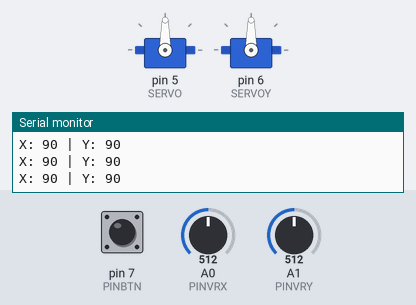
Simulated run of this sketch. Board: Arduino Uno, built with avr-gcc and run on an emulated ATmega328P. Shown: 2 × servo, the last lines printed to the serial monitor. The test bench sets the inputs (shaded band); at power-on: A0 (PINVRX) = 512, A1 (PINVRY) = 512, pin 7 (PINBTN) HIGH.

Above: at 1.2 s.
1.3 s: A0 (PINVRX) set to 553
At 1.9 s:
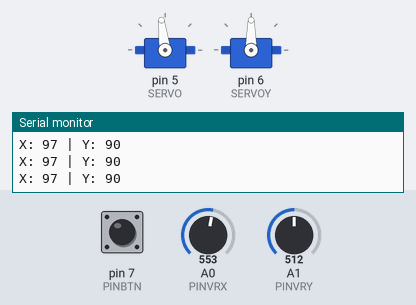
4.3 s: A0 (PINVRX) set to 585
At 5.3 s:
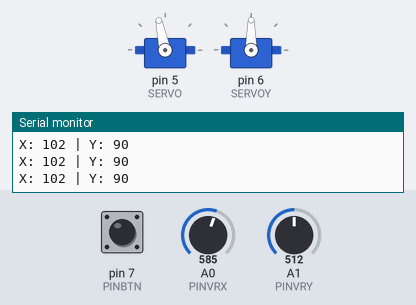
5.8 s: A1 (PINVRY) set to 557
At 6.3 s:
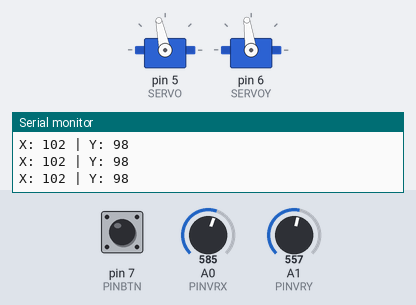
7.3 s: A1 (PINVRY) set to 579
At 8.5 s:
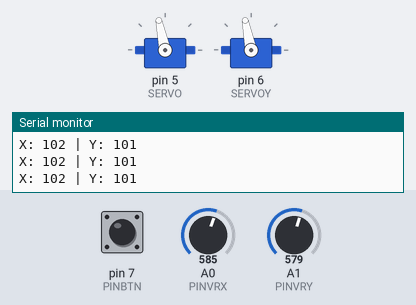
8.8 s: A0 (PINVRX) set to 511
At 9.8 s:
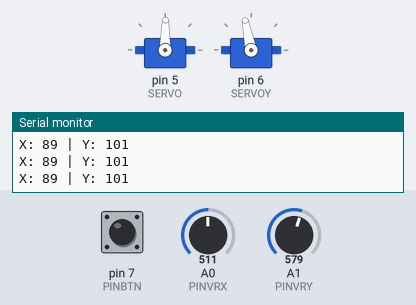
10.3 s: A1 (PINVRY) set to 306
At 10.9 s:
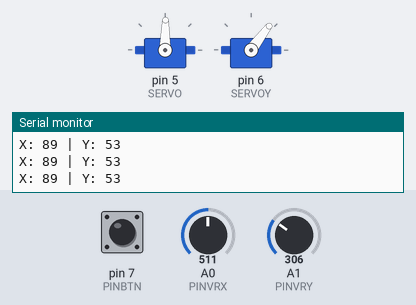
Timing chart, 0 to 12.8 s (numbered marks = the images above; inputs shaded):
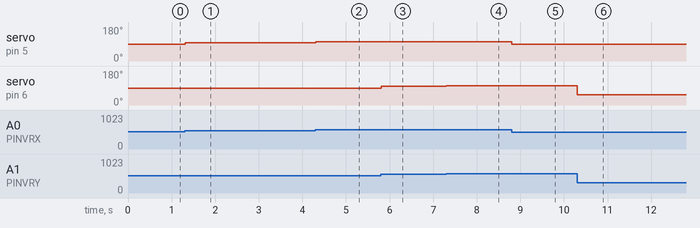

The sketch:

TiltPanServoJoystick.ino
```cpp
/*
  Pan-Tilt Joystick Control
  --------------------------
  This program controls a two-servo pan-tilt mount using a joystick.

  Hardware needed:
  - 2x Servos mounted on a tilt-pan bracket (one for X-axis, one for Y-axis)
  - 1x Joystick module with X (A0), Y (A1), and button (pin 7)

  How it works:
  - The joystick X-axis controls the horizontal servo (pan).
  - The joystick Y-axis controls the vertical servo (tilt).
  - The joystick values (0–1023) are mapped to servo angles (0–180).
  - Optional: the joystick button can be used to reset servos to center (90°, 90°).
*/

#include <Servo.h>

// --- Pin definitions ---
#define SERVO 5       // Pin for X-axis servo (pan)
#define SERVOY 6      // Pin for Y-axis servo (tilt)
#define PINVRX A0     // Joystick X-axis analog input
#define PINVRY A1     // Joystick Y-axis analog input
#define PINBTN 7      // Joystick button input (not used yet)

Servo myservoX;       // Servo object for X-axis (pan)
Servo myservoY;       // Servo object for Y-axis (tilt)

void setup()
{
  Serial.begin(9600);     // Start serial monitor at 9600 baud
  Serial.setTimeout(5);   // Timeout for serial input (not really needed)

  // Attach servo objects to their pins
  myservoX.attach(SERVO);
  myservoY.attach(SERVOY);

  pinMode(PINBTN, INPUT_PULLUP); // Setup joystick button
}

void loop()
{
  // Read joystick values
  int vrx = analogRead(PINVRX);
  int vry = analogRead(PINVRY);

  // Convert joystick range (0–1023) into servo range (0–180 degrees)
  int mappedX = map(vrx, 0, 1023, 0, 180);
  int mappedY = map(vry, 0, 1023, 0, 180);

  // Send mapped values to servos
  myservoX.write(mappedX);
  myservoY.write(mappedY);

  // Optional: reset to center if button pressed
  if (digitalRead(PINBTN) == LOW) {
    myservoX.write(90);
    myservoY.write(90);
  }

  delay(15); // Small delay for smoother movement

  // Print values for debugging
  Serial.print("X: ");
  Serial.print(mappedX);
  Serial.print(" | Y: ");
  Serial.println(mappedY);
}
```

Measured:
- after the input at 1.3 s, servo on pin 5 (SERVO): 90° → 97° at once
- after the input at 4.3 s, servo on pin 5 (SERVO): 97° → 102° at once
- after the input at 5.8 s, servo on pin 6 (SERVOY): 90° → 98° at once
- after the input at 7.3 s, servo on pin 6 (SERVOY): 98° → 101° at once
- after the input at 8.8 s, servo on pin 5 (SERVO): 102° → 89° at once
- after the input at 10.3 s, servo on pin 6 (SERVOY): 101° → 53° at once
